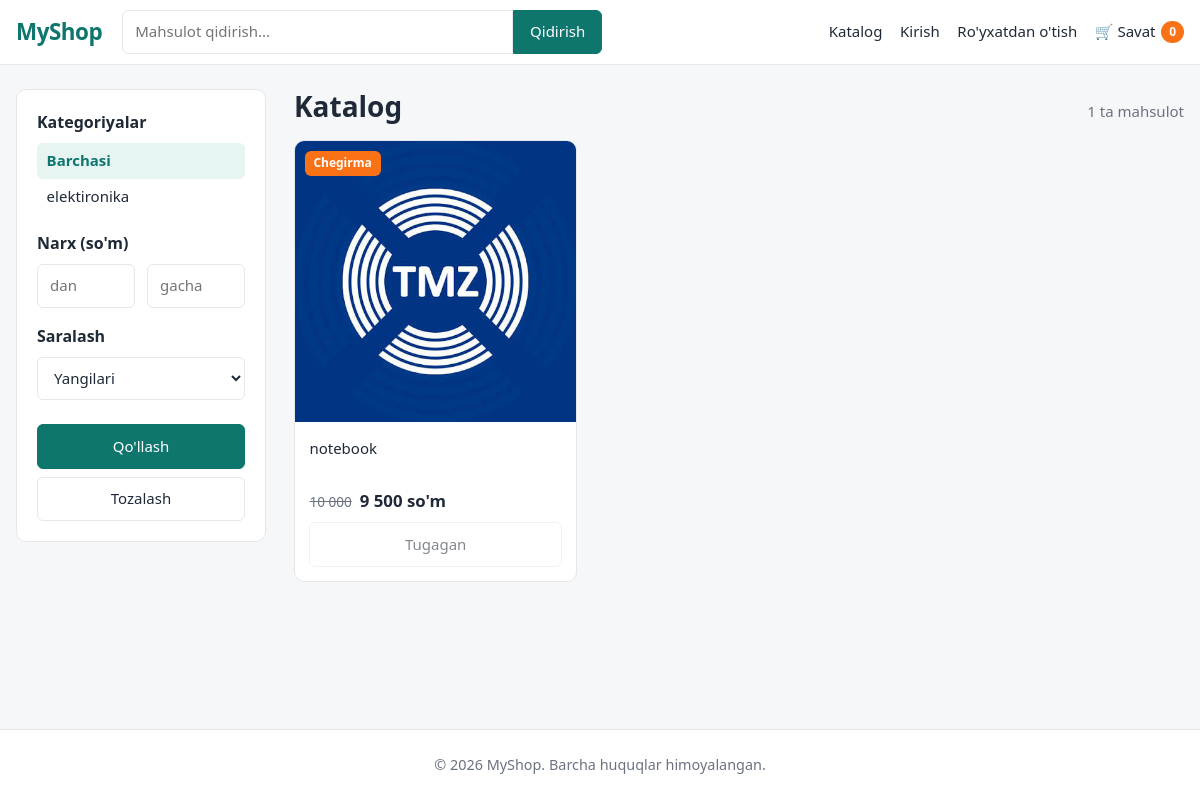
Page /catalog/ on the committed database.
### marketapp/models.py (models this page shows, shortened)
class Category(models.Model):
    name = models.CharField(max_length=100)
    slug = models.SlugField(unique=True)
    parent = models.ForeignKey('self', on_delete=models.CASCADE, null=True, blank=True, related_name='children')
    image = models.ImageField(upload_to='categories/', blank=True)

class Product(models.Model):
    category = models.ForeignKey(Category, on_delete=models.PROTECT, related_name='products')
    name = models.CharField("Nomi", max_length=200)
    slug = models.SlugField(unique=True)
    description = models.TextField("Tavsif", blank=True)
    price = models.DecimalField("Narx", max_digits=12, decimal_places=2)
    discount_price = models.DecimalField("Chegirma narxi", max_digits=12, decimal_places=2, null=True, blank=True)
    stock = models.PositiveIntegerField("Omborda", default=0)
    is_active = models.BooleanField(default=True)
    created_at = models.DateTimeField(auto_now_add=True)
    updated_at = models.DateTimeField(auto_now=True)
    class Meta:
        ordering = ['-created_at']
    @property
    def main_image(self):
        imgs = list(self.images.all())
        return next((i for i in imgs if i.is_main), imgs[0] if imgs else None)

class ProductImage(models.Model):
    product = models.ForeignKey(Product, on_delete=models.CASCADE, related_name='images')
    image = models.ImageField(upload_to='products/')
    is_main = models.BooleanField(default=False)

### marketapp/views.py (the view)
# urls.py: path('catalog/', views.product_list, name='product_list'),
def product_list(request, category_slug=None):
    products = Product.objects.filter(is_active=True).prefetch_related('images')
    category = None
    if category_slug:
        category = get_object_or_404(Category, slug=category_slug)
        products = products.filter(Q(category=category) | Q(category__parent=category))
    q = request.GET.get('q', '').strip()
    if q:
        products = products.filter(Q(name__icontains=q) | Q(description__icontains=q))
    min_price, max_price = request.GET.get('min'), request.GET.get('max')
    if min_price and min_price.isdigit():
        products = products.filter(price__gte=min_price)
    if max_price and max_price.isdigit():
        products = products.filter(price__lte=max_price)
    sort_map = {'cheap': 'price', 'expensive': '-price', 'new': '-created_at'}
    products = products.order_by(sort_map.get(request.GET.get('sort'), '-created_at'))
    page = Paginator(products, 12).get_page(request.GET.get('page'))
    return render(request, 'shop/product_list.html', {
        'page_obj': page, 'category': category,
        'categories': Category.objects.all(), 'q': q,
    })

### marketapp/views.py (called while the page is built)
def cart_count(request):
    return {'cart_count': len(Cart(request))}

    def __len__(self):
        return sum(self.cart.values())

### marketapp/templates/shop/product_list.html (shortened to what this page needs)
{% extends 'shop/base.html' %}
{% block content %}
<div class="catalog">
  <aside class="catalog__sidebar">
    <h3>Kategoriyalar</h3>
    <ul class="cat-list">
      <li><a href="{% url 'product_list' %}" class="{% if not category %}active{% endif %}">Barchasi</a></li>
      {% for c in categories %}
        <li>
          <a href="{% url 'category' c.slug %}" class="{% if category and c.id == category.id %}active{% endif %}">
            {% if c.parent %}— {% endif %}{{ c.name }}
          </a>
        </li>
      {% endfor %}
    </ul>
    <form method="get" action="{{ request.path }}" class="filters">
      <h3>Narx (so'm)</h3>
      <div class="row">
        <input type="number" name="min" value="{{ request.GET.min }}" placeholder="dan" min="0">
        <input type="number" name="max" value="{{ request.GET.max }}" placeholder="gacha" min="0">
      </div>
      <h3>Saralash</h3>
      <select name="sort">
        <option value="new" {% if request.GET.sort == 'new' %}selected{% endif %}>Yangilari</option>
      </select>
      <button class="btn btn--primary btn--block">Qo'llash</button>
      <a href="{{ request.path }}" class="btn btn--block">Tozalash</a>
    </form>
  </aside>
  <section class="catalog__main">
    <div class="catalog__head">
      <h1>
        {% if q %}"{{ q }}" bo'yicha natijalar
        {% elif category %}{{ category.name }}
        {% else %}Katalog{% endif %}
      </h1>
      <span class="muted">{{ page_obj.paginator.count }} ta mahsulot</span>
    </div>
    <div class="products">
      {% for product in page_obj %}
        {% include 'shop/includes/product_card.html' %}
      {% empty %}
        <p class="muted">Hech narsa topilmadi.</p>
      {% endfor %}
    </div>
  </section>
</div>
{% endblock %}

### marketapp/templates/shop/includes/product_card.html
{% load humanize %}
<div class="product-card">
  <a href="{% url 'product_detail' product.slug %}" class="product-card__img">
    {% if product.main_image %}
      <img src="{{ product.main_image.image.url }}" alt="{{ product.name }}" loading="lazy">
    {% else %}
      <div class="no-image">Rasm yo'q</div>
    {% endif %}
    {% if product.discount_price %}<span class="product-card__sale">Chegirma</span>{% endif %}
  </a>
  <div class="product-card__body">
    <a href="{% url 'product_detail' product.slug %}" class="product-card__name">{{ product.name }}</a>
    <div class="price">
      {% if product.discount_price %}
        <s>{{ product.price|floatformat:0|intcomma }}</s>
        <b>{{ product.discount_price|floatformat:0|intcomma }} so'm</b>
      {% else %}
        <b>{{ product.price|floatformat:0|intcomma }} so'm</b>
      {% endif %}
    </div>
    {% if product.stock > 0 %}
      <form method="post" action="{% url 'cart_add' product.id %}" class="add-to-cart">
        {% csrf_token %}
        <input type="hidden" name="quantity" value="1">
        <button class="btn btn--primary btn--block">Savatga</button>
      </form>
    {% else %}
      <button class="btn btn--block" disabled>Tugagan</button>
    {% endif %}
  </div>
</div>

### marketapp/static/includes/components.css (style rules this page uses)
:root { --primary: #0f766e; --primary-dark: #0b5d57; --primary-light: #e6f4f2; --accent: #f97316; --danger: #dc2626; --danger-light: #fdecec; --warning: #d97706; --warning-light: #fef3e2; --success: #16a34a; --success-light: #e8f7ee; --info: #2563eb; --info-light: #e8effd; --text: #1f2937; --text-muted: #6b7280; --border: #e5e7eb; --bg: #f6f7f9; --white: #ffffff; --radius: 10px; --radius-sm: 6px; --shadow: 0 1px 3px rgba(0, 0, 0, .06), 0 1px 2px rgba(0, 0, 0, .04); --shadow-lg: 0 10px 25px rgba(0, 0, 0, .08); --container: 1200px; --font: system-ui, -apple-system, "Segoe UI", Roboto, Arial, sans-serif; }
*, *::before, *::after { box-sizing: border-box; margin: 0; padding: 0; }
body { font-family: var(--font); font-size: 15px; line-height: 1.55; color: var(--text); background: var(--bg); }
a { color: var(--primary); text-decoration: none; }
img { max-width: 100%; display: block; }
ul { list-style: none; }
h1 { font-size: 1.75rem; line-height: 1.25; margin-bottom: 1rem; }
h3 { font-size: 1rem; margin-bottom: .5rem; }
.muted { color: var(--text-muted); }
.row { display: flex; gap: .75rem; align-items: center; flex-wrap: wrap; }
.btn { display: inline-flex; align-items: center; justify-content: center; gap: .4rem; padding: .6rem 1.1rem; font: inherit; font-weight: 500; color: var(--text); background: var(--white); border: 1px solid var(--border); border-radius: var(--radius-sm); cursor: pointer; transition: background .15s, border-color .15s, color .15s; white-space: nowrap; }
.btn:disabled { opacity: .55; cursor: not-allowed; }
.btn--primary { background: var(--primary); border-color: var(--primary); color: var(--white); }
.btn--block { width: 100%; }
input:not([type="checkbox"]):not([type="radio"]):not([type="file"]):not([type="hidden"]), select, textarea { width: 100%; padding: .6rem .75rem; font: inherit; color: var(--text); background: var(--white); border: 1px solid var(--border); border-radius: var(--radius-sm); transition: border-color .15s, box-shadow .15s; }
.product-card { display: flex; flex-direction: column; background: var(--white); border: 1px solid var(--border); border-radius: var(--radius); overflow: hidden; transition: box-shadow .2s, transform .2s; }
.product-card__img { position: relative; display: block; aspect-ratio: 1 / 1; background: #f3f4f6; }
.product-card__img img { width: 100%; height: 100%; object-fit: cover; }
.product-card__sale { position: absolute; top: .6rem; left: .6rem; padding: .2rem .55rem; font-size: .75rem; font-weight: 600; color: var(--white); background: var(--accent); border-radius: var(--radius-sm); }
.product-card__body { display: flex; flex-direction: column; gap: .5rem; flex: 1; padding: .9rem; }
.product-card__name { color: var(--text); font-weight: 500; display: -webkit-box; -webkit-line-clamp: 2; line-clamp: 2; -webkit-box-orient: vertical; overflow: hidden; min-height: 2.9em; }
.price { display: flex; align-items: baseline; gap: .5rem; flex-wrap: wrap; }
.price b { font-size: 1.05rem; color: var(--text); }
.price s { font-size: .85rem; color: var(--text-muted); }

### marketapp/static/shop/style.css (style rules this page uses)
body { display: flex; flex-direction: column; min-height: 100vh; }
.products { display: grid; grid-template-columns: repeat(auto-fill, minmax(220px, 1fr)); gap: 1.25rem; }
.catalog { display: grid; grid-template-columns: 250px 1fr; gap: 1.75rem; align-items: start; }
.catalog__sidebar { position: sticky; top: 80px; padding: 1.25rem; background: var(--white); border: 1px solid var(--border); border-radius: var(--radius); }
.catalog__sidebar h3 { margin-top: 1rem; }
.catalog__sidebar h3:first-child { margin-top: 0; }
.cat-list { margin-bottom: 1rem; }
.cat-list a { display: block; padding: .4rem .6rem; color: var(--text); border-radius: var(--radius-sm); }
.cat-list a.active { background: var(--primary-light); color: var(--primary); font-weight: 600; }
.filters .row { flex-wrap: nowrap; margin-bottom: .5rem; }
.filters select { margin-bottom: 1rem; }
.filters .btn { margin-top: .5rem; }
.catalog__head { display: flex; justify-content: space-between; align-items: baseline; gap: 1rem; margin-bottom: 1rem; }
.catalog__head h1 { margin-bottom: 0; }

### rows in the picture
Category: name "elektironika"
Product: main_image.image (picture), shows "Chegirma", name "notebook", price "10 000", discount_price "9 500", stock "Tugagan"

### other values in the picture
{{ cart_count|default:0 }} "0"
{{ page_obj.paginator.count }} "1"
